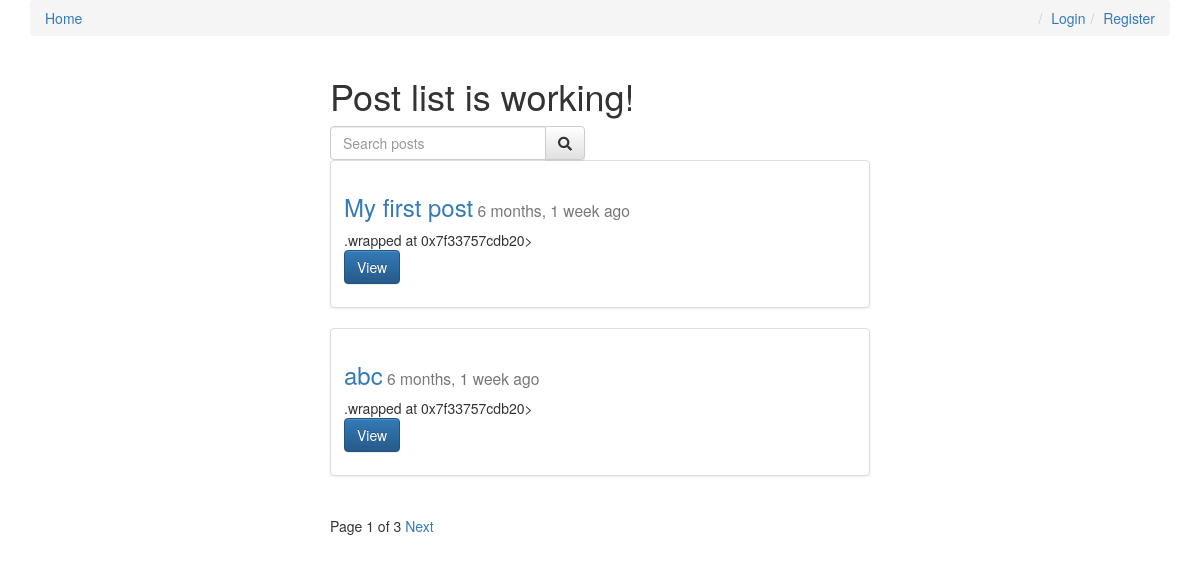
/?page=1, run on the app's committed database.
### posts/models.py (models this page shows, shortened)
class Post(models.Model):
    user = models.ForeignKey(settings.AUTH_USER_MODEL, default=1, null=True, on_delete=models.SET_NULL)
    title = models.CharField(max_length=255)
    slug = models.SlugField(unique=True)
    image = models.ImageField(upload_to=upload_location,
            null=True,
            blank=True,
            width_field="width_field",
            height_field="height_field")
    height_field = models.IntegerField(default=0)
    width_field = models.IntegerField(default=0)
    content = models.TextField()
    draft = models.BooleanField(default=False)
    publish = models.DateField(auto_now=False, auto_now_add=False)
    read_time = models.IntegerField(default=0) # models.TimeField(null=True, blank=True)
    updated = models.DateTimeField(auto_now=True, auto_now_add=False)
    timestamp = models.DateTimeField(auto_now=False, auto_now_add=True)
    objects = PostManager()
    def get_absolute_url(self):
        return reverse("posts:detail", kwargs={"slug": self.slug})
    def get_markdown(self):
        content = self.content
        markdown_text = markdown(content)
        return mark_safe(markdown_text)

### posts/views.py (the view, shortened to what this page needs)
# urls.py: re_path(r'^$', post_list, name='list'),
def post_list(request):
    today = timezone.now().date()
    queryset_list = Post.objects.active() # filter(draft=False).filter(publish__lte=timezone.now()) #all().order_by("-timestamp")
    if request.user.is_staff or not request.user.is_superuser:
        queryset_list = Post.objects.all()
    query = request.GET.get("q")
    paginator = Paginator(queryset_list, 2)
    page_request_var = "page"
    page = request.GET.get(page_request_var)
    try:
        queryset = paginator.page(page)
    except PageNotAnInteger:
        queryset = paginator.page(1)
    except EmptyPage:
        queryset = paginator.page(paginator.num_pages)
    context = {
        "object_list": queryset,
        "title": "Post list is working!",
        "page_request_var": page_request_var,
        "today": today,
    }
    return render(request, "post_list.html", context)

### posts/models.py (called while the page is built)
    def active(self, *args, **kwargs):
        return super(PostManager, self).filter(draft=False).filter(publish__lte=timezone.now())

### templates/post_list.html (shortened to what this page needs)
{% extends "base.html" %}
{% block content %}
<div class="col-sm-6 col-sm-offset-3">
  <h1>{{ title }}</h1>
  <form class="row" method="GET" action="">
    <div class="col-sm-6">
      <div class="input-group">
        <input class="form-control" type="text" name="q" placeholder="Search posts" value="{{ request.GET.q }}">
        <span class="input-group-btn">
          <button class="btn btn-default" type="submit"><i class="fa fa-search"></i></button>
        </span>
    </div>
  </div>
  </form>
  {% for obj in object_list %}
    <div class="row">
      <div class="col-sm-12">
        <div class="thumbnail">
          <div class="caption post-detail-item">
            <h3>
              <a href='{{ obj.get_absolute_url }}'>{{ obj.title }}</a><small> {{ obj.publish | timesince }} ago</small>
            </h3>
            {{ obj.get_markdown|safe }}
            <p><a href="{{ obj.get_absolute_url }}" class="btn btn-primary" role="button">View</a></p>
          </div>
        </div>
      </div>
    </div>
  {% endfor %}
  <div class="pagination">
    <span class="step-links">
      <span class="current">
        Page {{ object_list.number }} of {{ object_list.paginator.num_pages }}
      </span>
      {% if object_list.has_next %}
        <a href="?{{ page_request_var }}={{ object_list.next_page_number }}{% if request.GET.q %}&q={{ request.GET.q }}{% endif %}">Next</a>
      {% endif %}
    </span>
  </div>
</div>
{% endblock content %}

### data on the page
Post: title "My first post", publish "6 months, 1 week", get_markdown ".wrapped at 0x7f33757cdb20>"
Post: title "abc", publish "6 months, 1 week", get_markdown ".wrapped at 0x7f33757cdb20>"

### other printed values
{{ title }} "Post list is working!"
{{ object_list.number }} "1"
{{ object_list.paginator.num_pages }} "3"
